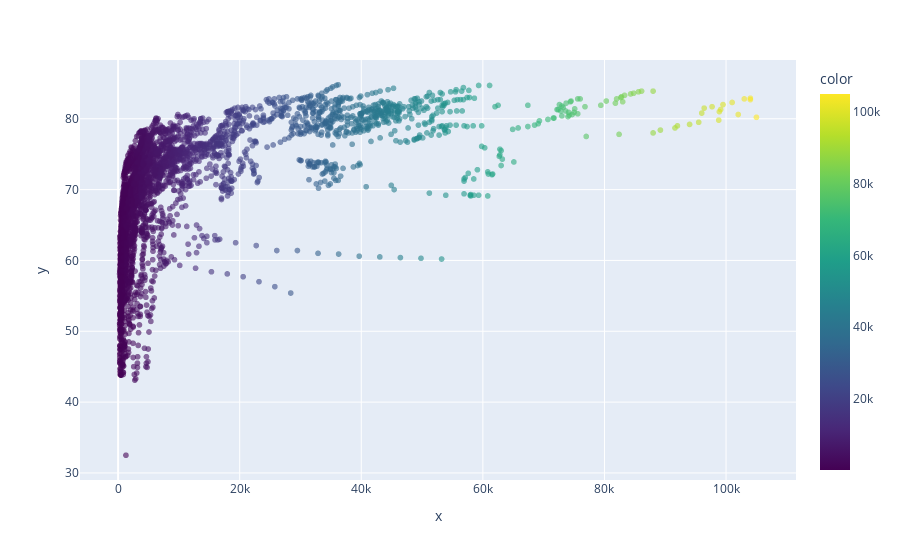

The notebook cell this image was saved under:
### Code cell
px.scatter(x=data['gdp'], y=data['life_exp'], opacity=0.6,color=data['gdp'], color_continuous_scale='viridis')

### Figure 1 — Plotly figure (JSON) as saved in the notebook; plotly's stock layout.template omitted (floating-point values rounded to 4 significant figures; data arrays with more than 128 entries replaced by an {"elided": "..."} marker saying what was removed)
{"data": [{"hovertemplate": "x=%{x}<br>y=%{y}<br>color=%{marker.color}<extra></extra>", "legendgroup": "", "marker": {"color": {"elided": "3675 float values"}, "coloraxis": "coloraxis", "opacity": 0.6, "symbol": "circle"}, "mode": "markers", "name": "", "showlegend": false, "type": "scattergl", "x": {"elided": "3675 float values"}, "xaxis": "x", "y": {"elided": "3675 float values"}, "yaxis": "y"}], "layout": {"coloraxis": {"colorbar": {"title": {"text": "color"}}, "colorscale": [[0, "#440154"], [0.1111, "#482878"], [0.2222, "#3e4989"], [0.3333, "#31688e"], [0.4444, "#26828e"], [0.5556, "#1f9e89"], [0.6667, "#35b779"], [0.7778, "#6ece58"], [0.8889, "#b5de2b"], [1, "#fde725"]]}, "legend": {"tracegroupgap": 0}, "margin": {"t": 60}, "xaxis": {"anchor": "y", "domain": [0, 1], "title": {"text": "x"}}, "yaxis": {"anchor": "x", "domain": [0, 1], "title": {"text": "y"}}}}
